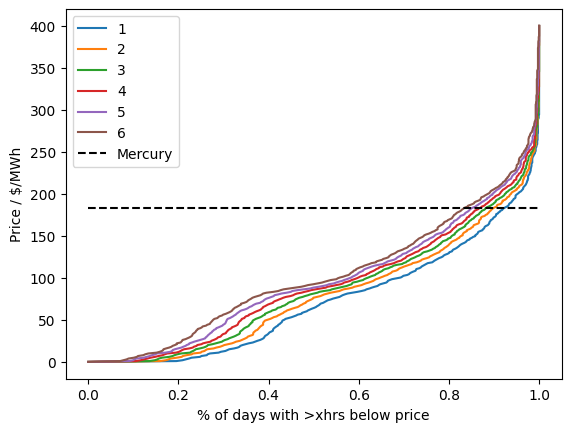

The Python source for this figure:
import matplotlib.pyplot as plt
import pandas as pd
import numpy as np

# Data from: https://www2.electricityinfo.co.nz/historic_data/

d2020 = pd.read_csv('Old_data/2020_ROS1101.csv', names = ['node','date','TP','price','date2','data'])
d2021 = pd.read_csv('Old_data/2021_ROS1101.csv', names = ['node','date','TP','price','date2','data'])
d2022 = pd.read_csv('Old_data/2022_ROS1101.csv', names = ['node','date','TP','price','date2','data'])
d2023 = pd.read_csv('Old_data/2023_ROS1101.csv', names = ['node','date','TP','price','date2','data'])
df = pd.concat([d2020, d2021,d2022,d2023])

td_arr = []
for i in range(len(df)):
    td_arr.append(pd.Timedelta(df.iloc[i]['TP']*0.5-0.5,'hours'))

df['dt'] = pd.to_datetime(df['date'], dayfirst=True) + pd.to_timedelta(td_arr)
df = df.drop(['data','date2','date','TP','node'],axis=1)

df = df.reset_index()
df = df.rename({'dt':'date'},axis=1)
df = df.drop(['index'],axis=1)
df.set_index('date', inplace=True)

def price_curve(x):
    N = 400
    pct_save = []
    price_arr = np.linspace(0,N,N-1)
    for price in price_arr:
        df['bool'] = df['price'] < price
        df_daily = df.resample('D').sum()

        # calculate percentage of days where duration is greater than x hours
        pct_above_3hrs = (1-((len(df_daily[df_daily['bool']<x*2])) / len(df_daily)))
        pct_save.append(pct_above_3hrs)
    pct_save = np.array(pct_save)
    return price_arr, pct_save

price_arr, pct_1 = price_curve(1)
price_arr, pct_2 = price_curve(2)
price_arr, pct_3 = price_curve(3)
price_arr, pct_4 = price_curve(4)
price_arr, pct_5 = price_curve(5)
price_arr, pct_6 = price_curve(6)

plt.plot(pct_1, price_arr)
plt.plot(pct_2, price_arr)
plt.plot(pct_3, price_arr)
plt.plot(pct_4, price_arr)
plt.plot(pct_5, price_arr)
plt.plot(pct_6, price_arr)
plt.ylabel('Price / $/MWh')
plt.xlabel('% of days with >xhrs below price')
plt.plot([0,1],[183.5,183.5],'k--')
plt.legend(['1','2','3','4','5','6','Mercury'])
